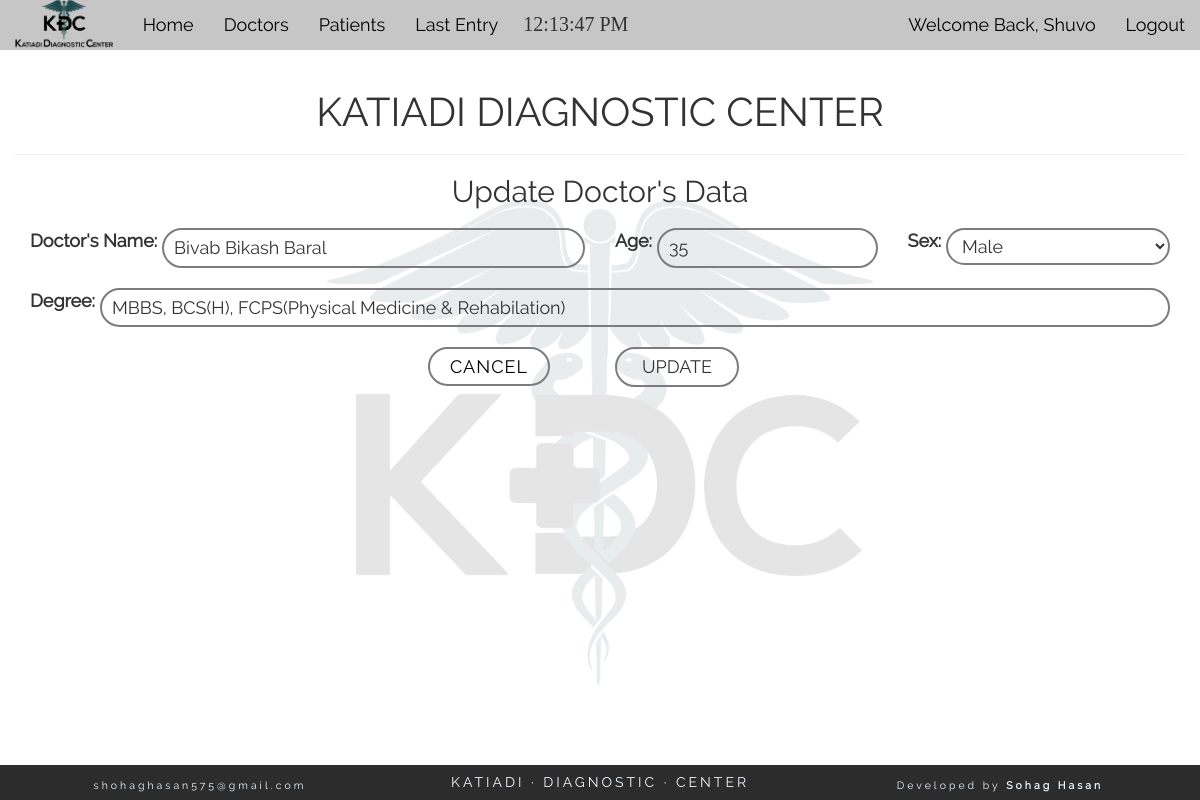
/doc_edit.php?d=13 (signed in), run on the app's committed database.
### tables this page shows
CREATE TABLE "doctor" (
	`doctor_id`	INTEGER NOT NULL PRIMARY KEY AUTOINCREMENT,
	`d_name`	varchar(200) NOT NULL,
	`age`	int(11) NOT NULL,
	`sex`	varchar(15) NOT NULL,
	`degree`	varchar(200) NOT NULL,
	`status`	int(1) NOT NULL
);

### doc_edit.php (the view, shortened to what this page needs)
<?php
	if(isset($_SESSION['username'])){
	require_once("config.php");
	$doctor_id=$_GET['d'];
	$sel= "SELECT * FROM doctor WHERE doctor_id='$doctor_id'";
	$res= $db->query($sel);
	$data=$res-> fetchArray(SQLITE3_ASSOC);
?>
    <section class="container-fluid" id="test_list" >
    	<div class="row">
    		<div class="col-md-12 text-center">
    			<h1 class="main_title">KATIADI DIAGNOSTIC CENTER</h1>
    			<hr>
    			<h2 class="title">Update Doctor's Data</h2>
    			<form method="post" id="p_form" class="text-left">
    				<div class="col-md-6 form_row">
    					<label for="p_name">Doctor's Name:</label>
    					<input type="text" name="name" id="p_name" value="<?php echo $data['d_name']; ?>">
    				</div>
   				  <div class="col-md-3 form_row">
    					<label for="p_age">Age:</label>
    					<input type="number" name="age" id="p_age" value="<?php echo $data['age']; ?>">
    				</div>
   				  <div class="col-md-3 form_row">
						<label for="">Sex: </label>
						<select name="sex" id="">
							<option value="Male" <?php if($data['sex']==='Male'){echo('selected'); } ?>>Male</option>
						</select>
   				  </div>
   				  <div class="col-md-12 form_row">
   				  	<label for="">Degree:</label>
   				  	<input type="text" name="degree" value="<?php echo $data['degree']; ?>">
   				  </div>
    				<div class="col-md-6 text-right" style="position: relative;">
    				<a class="cancel_button" style="top: 0px;" href="doc_details.php?d=<?php echo $doctor_id; ?>">Cancel</a>
    				</div>
    				<div class="col-md-6 text-left">
    					<input type="submit" name="go" id="go" value="UPDATE">
    				</div>
    			</form>
    			<div class="col-md-12" style="font-size: 20px; color: green; text-decoration: underline;">
    			</div>
    		</div>
    	</div>
    </section>
	<?php get_footer(); }else{
		header('location: login.php');
	} ?>

### css/style.css (style rules this page uses)
* { font-family: "Raleway-Regular"; }
body { background: url(../pics/bg.png) center center no-repeat; background-size: contain; min-height: 100vh; padding-bottom: 39px; }
.main_title { font-size: 40px !important; }
.title { font-size: 30px; }
.form_row { display: flex; }
select, input { border: 2px solid #7C7C7C; background-color: transparent; border-radius: 36px; padding: 5px 10px; outline: 0px; flex: 1; font-size: 18px!important; }
#p_form > div { margin: 10px 0px; }
label, a { font-size: 18px !important; line-height: 25px; padding: 0px 5px 0px 0px; }
.cancel_button { position: absolute; top: 50px; right: 50px; border: 2px solid #7C7C7C; border-radius: 25px; padding: 5px 20px; text-transform: uppercase; transition: all ease 200ms; letter-spacing: 1px; color: #000000; }
#go { transition: 200ms ease; padding-left: 25px; padding-right: 25px; }

### data on the page
doctor: name "Bivab Bikash Baral", age "35", sex "Male", degree "MBBS, BCS(H), FCPS(Physical Medicine & Rehabilation)"

### other printed values
$_SESSION['username'] "Shuvo"
